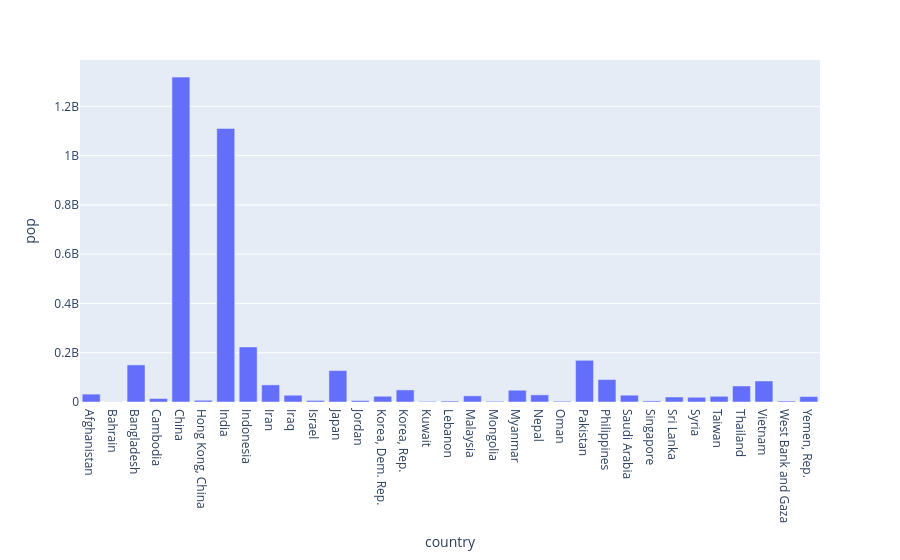

The cell this chart's notebook holds for it:
### Code cell
fig = px.bar(df_f, x='country', y='pop',)
fig.show()

### Figure 1 — Plotly figure (JSON) as saved in the notebook; plotly's stock layout.template omitted (floating-point values rounded to 4 significant figures)
{"data": [{"alignmentgroup": "True", "hovertemplate": "country=%{x}<br>pop=%{y}<extra></extra>", "legendgroup": "", "marker": {"color": "#636efa", "pattern": {"shape": ""}}, "name": "", "offsetgroup": "", "orientation": "v", "showlegend": false, "textposition": "auto", "type": "bar", "x": ["Afghanistan", "Bahrain", "Bangladesh", "Cambodia", "China", "Hong Kong, China", "India", "Indonesia", "Iran", "Iraq", "Israel", "Japan", "Jordan", "Korea, Dem. Rep.", "Korea, Rep.", "Kuwait", "Lebanon", "Malaysia", "Mongolia", "Myanmar", "Nepal", "Oman", "Pakistan", "Philippines", "Saudi Arabia", "Singapore", "Sri Lanka", "Syria", "Taiwan", "Thailand", "Vietnam", "West Bank and Gaza", "Yemen, Rep."], "xaxis": "x", "y": [31889923, 708573, 150448339, 14131858, 1318683096, 6980412, 1110396331, 223547000, 69453570, 27499638, 6426679, 127467972, 6053193, 23301725, 49044790, 2505559, 3921278, 24821286, 2874127, 47761980, 28901790, 3204897, 169270617, 91077287, 27601038, 4553009, 20378239, 19314747, 23174294, 65068149, 85262356, 4018332, 22211743], "yaxis": "y"}], "layout": {"autosize": true, "barmode": "relative", "legend": {"tracegroupgap": 0}, "margin": {"t": 60}, "xaxis": {"anchor": "y", "autorange": true, "domain": [0, 1], "range": [-0.5, 32.5], "title": {"text": "country"}, "type": "category"}, "yaxis": {"anchor": "x", "autorange": true, "domain": [0, 1], "range": [0, 1388000000.0], "title": {"text": "pop"}, "type": "linear"}}}
